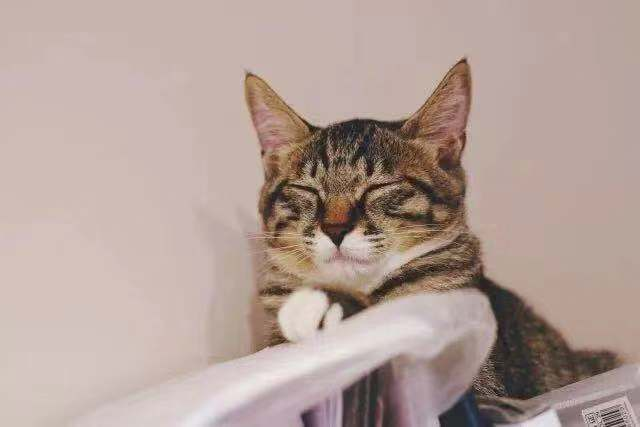
#> input picture opencv/图像翻转/cat.jpg, 640 x 427 px, found by its file name
$ python Flip.py
#> lines starting #> are read from the running program, lines starting #| are printed output that depends on the picture
import cv2
img = cv2.imread("D://python//opencv2//cat.jpg")
#> img is the input picture: shape (427, 640, 3); mean B, G, R 152.9, 160, 179.6
img1= cv2.flip(img, flipCode=1)
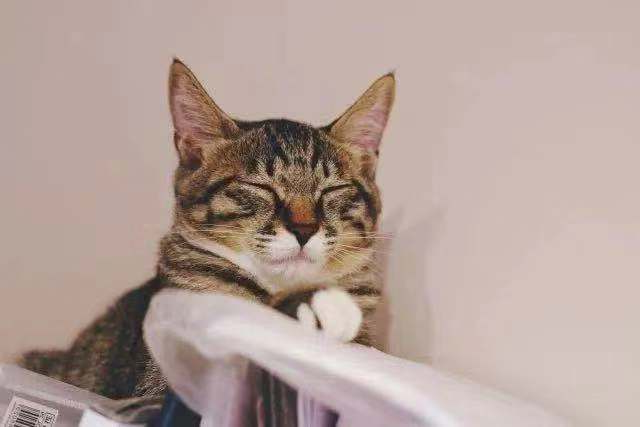
#> img1: shape (427, 640, 3); mean B, G, R 152.9, 160, 179.6
cv2.imshow('cat',img)
cv2.imshow('cat1',img1)
cv2.imwrite("D://python//opencv2//flip.jpg",img1)
cv2.waitKey(0)
cv2.destroyAllWindows()
